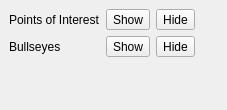
<?xml version="1.0" encoding="UTF-8"?>
<ui version="4.0">
 <class>POI_VisibilityWidget</class>
 <widget class="QDockWidget" name="POI_VisibilityWidget">
  <property name="geometry">
   <rect>
    <x>0</x>
    <y>0</y>
    <width>227</width>
    <height>110</height>
   </rect>
  </property>
  <property name="allowedAreas">
   <set>Qt::LeftDockWidgetArea|Qt::RightDockWidgetArea</set>
  </property>
  <property name="windowTitle">
   <string>Point of Interest Visibility</string>
  </property>
  <widget class="QWidget" name="dockWidgetContents">
   <layout class="QGridLayout" name="gridLayout" columnstretch="0,0,0,0">
    <item row="0" column="2">
     <widget class="QToolButton" name="mHidePOI_Button">
      <property name="sizePolicy">
       <sizepolicy hsizetype="Fixed" vsizetype="Fixed">
        <horstretch>0</horstretch>
        <verstretch>0</verstretch>
       </sizepolicy>
      </property>
      <property name="text">
       <string>Hide</string>
      </property>
     </widget>
    </item>
    <item row="0" column="3">
     <spacer name="horizontalSpacer">
      <property name="orientation">
       <enum>Qt::Horizontal</enum>
      </property>
      <property name="sizeHint" stdset="0">
       <size>
        <width>40</width>
        <height>20</height>
       </size>
      </property>
     </spacer>
    </item>
    <item row="0" column="0">
     <widget class="QLabel" name="label">
      <property name="text">
       <string>Points of Interest</string>
      </property>
      <property name="indent">
       <number>-1</number>
      </property>
     </widget>
    </item>
    <item row="0" column="1">
     <widget class="QToolButton" name="mShowPOI_Button">
      <property name="sizePolicy">
       <sizepolicy hsizetype="Fixed" vsizetype="Fixed">
        <horstretch>0</horstretch>
        <verstretch>0</verstretch>
       </sizepolicy>
      </property>
      <property name="text">
       <string>Show</string>
      </property>
     </widget>
    </item>
    <item row="2" column="0">
     <widget class="QLabel" name="label_2">
      <property name="text">
       <string>Bullseyes</string>
      </property>
     </widget>
    </item>
    <item row="2" column="1">
     <widget class="QToolButton" name="mShowBullseyeButton">
      <property name="sizePolicy">
       <sizepolicy hsizetype="Fixed" vsizetype="Fixed">
        <horstretch>0</horstretch>
        <verstretch>0</verstretch>
       </sizepolicy>
      </property>
      <property name="text">
       <string>Show</string>
      </property>
     </widget>
    </item>
    <item row="2" column="2">
     <widget class="QToolButton" name="mHideBullseyeButton">
      <property name="sizePolicy">
       <sizepolicy hsizetype="Fixed" vsizetype="Fixed">
        <horstretch>0</horstretch>
        <verstretch>0</verstretch>
       </sizepolicy>
      </property>
      <property name="text">
       <string>Hide</string>
      </property>
     </widget>
    </item>
    <item row="3" column="1">
     <spacer name="verticalSpacer">
      <property name="orientation">
       <enum>Qt::Vertical</enum>
      </property>
      <property name="sizeHint" stdset="0">
       <size>
        <width>20</width>
        <height>1</height>
       </size>
      </property>
     </spacer>
    </item>
   </layout>
  </widget>
 </widget>
 <resources/>
 <connections/>
</ui>
